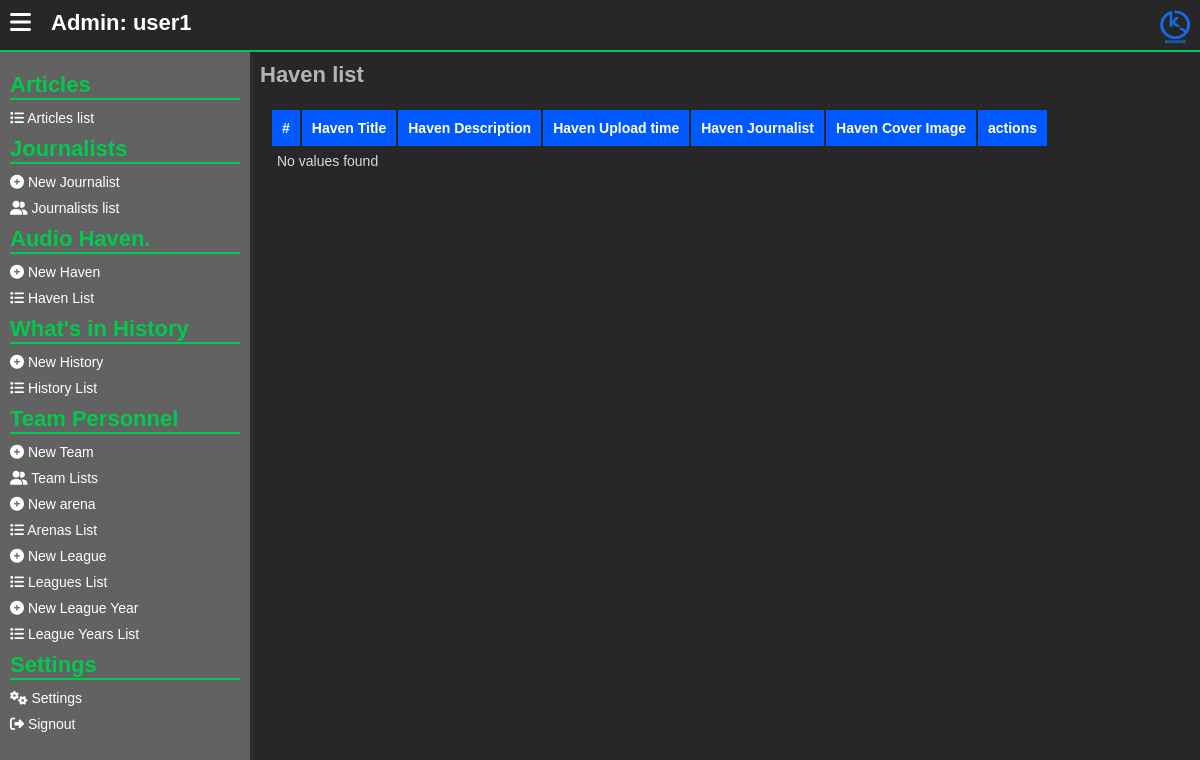
The app's page /admins/haven-list.php (signed in), older data.
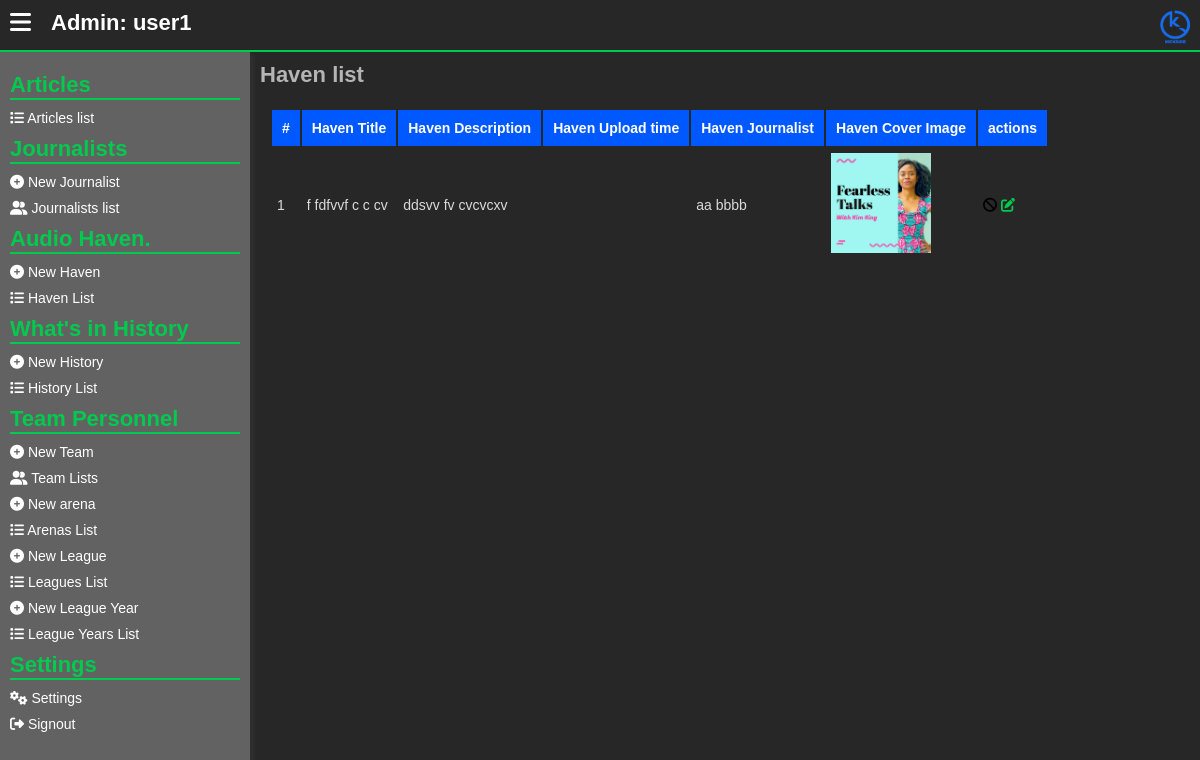
The same page, newer data.
### tables this page shows
CREATE TABLE `audio_havens` (
  `haven_id` int(11) NOT NULL,
  `haven_title` text NOT NULL,
  `haven_description` text NOT NULL,
  `haven_image_name` text NOT NULL,
  `haven_starting_date` varchar(255) NOT NULL,
  `haven_journalist` int(11) NOT NULL,
  `haven_status` varchar(255) NOT NULL
);

CREATE TABLE `journalists` (
  `id` int(11) NOT NULL,
  `first_name` varchar(255) NOT NULL,
  `last_name` varchar(255) NOT NULL,
  `user_name` varchar(255) NOT NULL,
  `email` varchar(255) NOT NULL,
  `phone_number` varchar(255) NOT NULL,
  `password` text NOT NULL,
  `display_name` varchar(255) NOT NULL,
  `status` varchar(255) NOT NULL DEFAULT 'Working'
);

### admins/haven-list.php (the view, shortened to what the changed rows need)
<?php
include("../assets/php/global/server.php");
?>
<!DOCTYPE html>
<html lang="en">
<head>
    <link rel="stylesheet" href="../assets/css/back-main.css">
    <link rel="stylesheet" href="https://cdnjs.cloudflare.com/ajax/libs/font-awesome/6.5.1/css/all.min.css"
 />
</head>
<body>
    <main>
        <section class="main-section">
            <div class="hero">
                <?php include("../assets/php/admins/left-nav.php") ?>
                <div class="dashboard">
                    <div class="dashboard-cont">
                        <h1>
                            Haven list
                        </h1>
                        <div class="form-row">
                            <table>
                                <thead>
                                    <tr>
                                        <th>#</th>
                                        <th>
                                            Haven Title
                                        </th>
                                        <th>
                                            Haven Description
                                        </th>
                                        <th>
                                            Haven Upload time
                                        </th>
                                        <th>
                                            Haven Journalist
                                        </th>
                                        <th>
                                            Haven Cover Image
                                        </th>
                                        <th>
                                            actions
                                        </th>
                                    </tr>
                                </thead>
                                <tbody>
                                    <?php
                                    $get_All_articles = mysqli_query($server, "SELECT * from
                                            audio_havens,journalists
                                            WHERE journalists.id = audio_havens.haven_journalist
                                            ORDER BY `haven_upload date` DESC,
                                            `haven_upload_time` DESC
                                        ");
                                    if (mysqli_num_rows($get_All_articles) < 1) {
                                        ?>
                                        <tr>
                                            <td colspan="100">
                                                No values found
                                            </td>
                                        </tr>
                                        <?php
                                    } else {
                                        $counter = 1;
                                        while ($data_All_articles = mysqli_fetch_array($get_All_articles)) {
                                            ?>
                                            <tr>
                                                <td>
                                                    <?php echo $counter++; ?>
                                                </td>
                                                <td>
                                                    <?php echo $data_All_articles['haven_title']; ?>
                                                </td>
                                                <td>
                                                    <?php echo $data_All_articles['haven_description']; ?>
                                                </td>
                                                <td>
                                                </td>
                                                <td>
                                                    <?php echo $data_All_articles['first_name'] . " " . $data_All_articles['last_name']; ?>
                                                </td>
                                                <td>
                                                    <img src="../assets/audio_havens/<?php echo $data_All_articles['haven_image_name']; ?>"
                                                        width="100px">
                                                </td>
                                                <td>
                                                    <?php
                                                    if ($data_All_articles['haven_status'] == 'Running') {
                                                        ?>
                                                        <button class="disableAudioHavenButton delete"
                                                            value="<?php echo $data_All_articles['haven_id'] ?>">
                                                            <i class="fa fa-ban"></i>
                                                        </button>
                                                        <?php
                                                    }
                                                    else {
                                                        ?>
                                                        <button class="enableAudioHavenButton"
                                                            value="<?php echo $data_All_articles['haven_id'] ?>">
                                                            <i class="fa fa-ban"></i>
                                                        </button>
                                                        <?php
                                                    }
                                                    ?>
                                                    <a href="edit-haven.php?h=<?php echo $data_All_articles['haven_id'] ?>"
                                                        class="edit">
                                                        <i class="fa fa-edit"></i>
                                                    </a>
                                                </td>
                                            </tr>
                                            <?php
                                        }
                                    }
                                    ?>
                                </tbody>
                            </table>
                        </div>
                    </div>
                </div>
            </div>
        </section>
    </main>
</body>
</html>

Row changes from the older to the newer data that the page shows:
added audio_havens: haven_title "f fdfvvf c c cv", haven_description "ddsvv fv cvcvcxv", haven_journalist.first_name "aa", haven_journalist.last_name "bbbb", haven_image_name (picture)
Text that changed along with them:
text no longer shown: "No values found"
